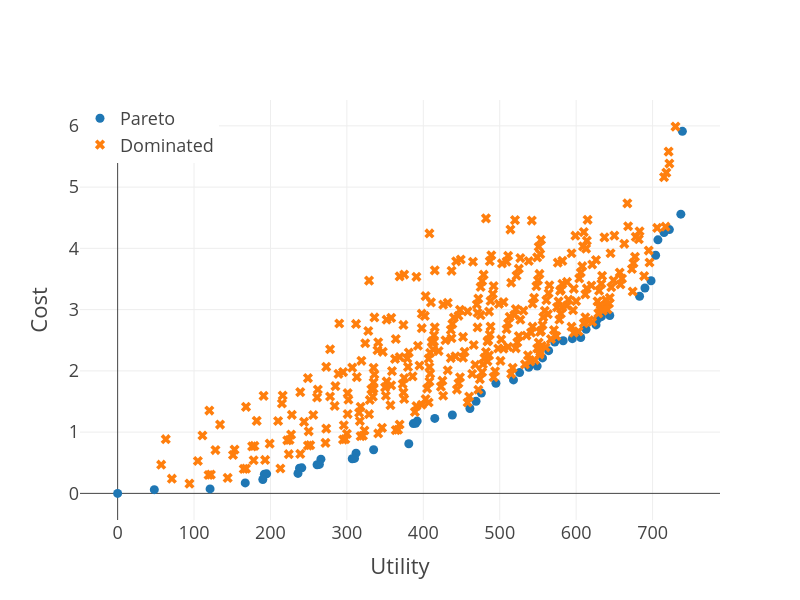

Source (notebook cell):
### Code cell
P_fe, D_all_fe = knapsack_fe(item_weights, item_utilities, item_costs, W=300) # weight limit=W
draw_pareto_frontier(P_fe, D_all_fe)

### Figure 1 — Plotly figure (JSON) as saved in the notebook; plotly's stock layout.template omitted (floating-point values rounded to 4 significant figures; data arrays with more than 128 entries replaced by an {"elided": "..."} marker saying what was removed)
{"data": [{"mode": "markers", "name": "Pareto", "type": "scatter", "x": [0, 48, 121, 192, 167, 238, 195, 266, 241, 312, 190, 261, 236, 307, 264, 335, 392, 310, 381, 438, 415, 476, 387, 390, 461, 518, 495, 538, 595, 572, 556, 613, 707, 633, 690, 469, 526, 564, 715, 704, 698, 737, 739, 549, 606, 583, 628, 626, 683, 722, 644], "y": [0, 0.06036, 0.07286, 0.3126, 0.1713, 0.411, 0.3185, 0.5583, 0.417, 0.6567, 0.227, 0.4667, 0.3254, 0.5652, 0.4726, 0.7124, 1.18, 0.5711, 0.8108, 1.279, 1.224, 1.638, 1.139, 1.145, 1.385, 1.853, 1.798, 2.058, 2.526, 2.471, 2.212, 2.68, 4.139, 2.885, 3.353, 1.504, 1.971, 2.33, 4.257, 3.888, 3.471, 4.559, 5.911, 2.078, 2.546, 2.491, 2.847, 2.751, 3.219, 4.306, 2.905]}, {"marker": {"symbol": "x"}, "mode": "markers", "name": "Dominated", "type": "scatter", "x": {"elided": "343 int values"}, "y": {"elided": "343 float values"}}], "layout": {"height": 600, "legend": {"x": 0, "y": 1}, "width": 800, "xaxis": {"title": {"text": "Utility"}}, "yaxis": {"title": {"text": "Cost"}}}}
